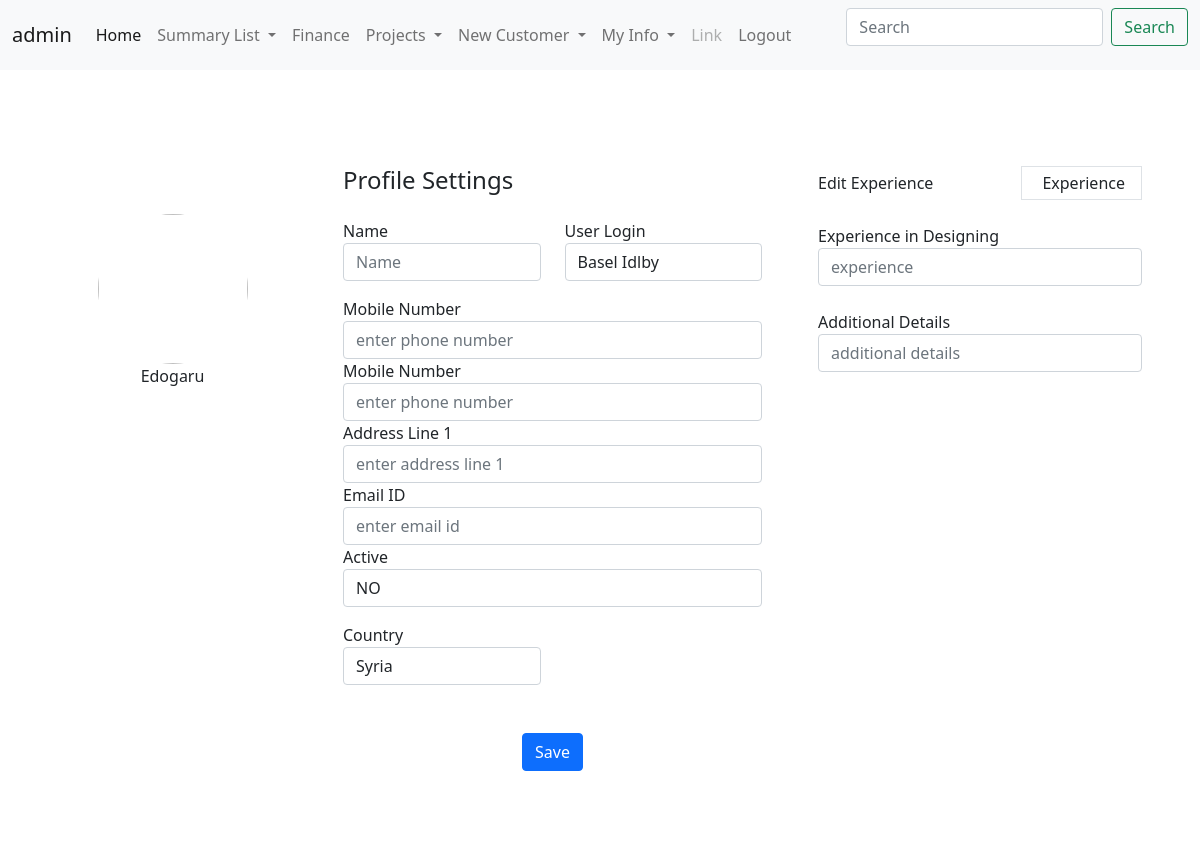
Before: /updateCustomerProfile/1 (signed in) with the older database file.
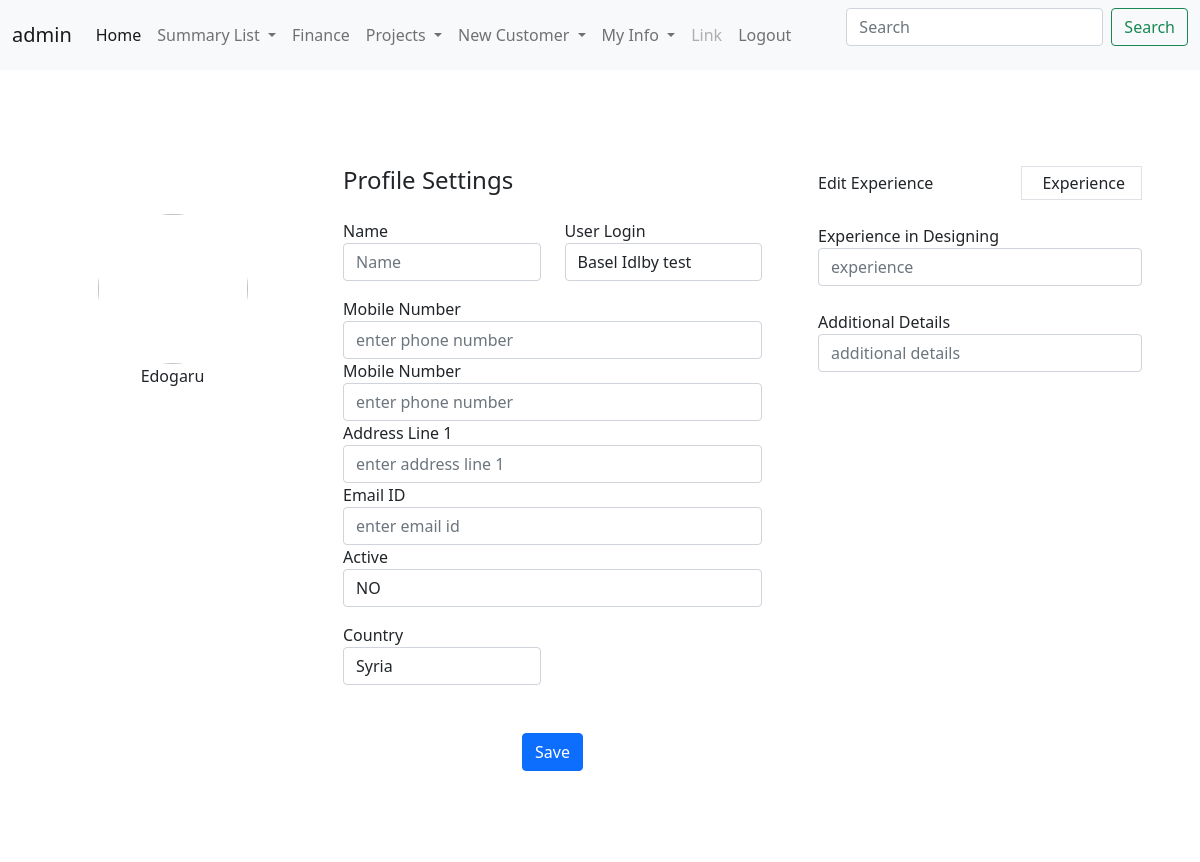
After: the same page with the newer database file.
### CRM/models.py (models this page shows, shortened)
class CustomerInfoModel(models.Model):
    customerId = models.AutoField(primary_key=True)
    customerName = models.CharField(max_length=100 , unique=True)
    country = models.ForeignKey(countryListModel,on_delete=models.DO_NOTHING)
    address = models.CharField(max_length=150)
    mobileNumber = models.IntegerField(unique=True)
    workNumber = models.IntegerField()
    email = models.EmailField(max_length=50 , unique=True)
    userLogin = models.OneToOneField(settings.AUTH_USER_MODEL,related_name="b" ,  on_delete=models.DO_NOTHING , null=True , blank=True )
    createdBy = models.ForeignKey(User, on_delete=models.DO_NOTHING)
    active = models.BooleanField(default=True)
    GA1 = models.CharField(max_length=100 , blank=True, null=True)
    GA2 = models.CharField(max_length=100 , blank=True, null=True)
    GA3 = models.CharField(max_length=100 , blank=True, null=True)
    GA4 = models.CharField(max_length=100 , blank=True, null=True)
    GB1 = models.BooleanField(default=False , blank=True, null=True)
    GB2 = models.BooleanField(default=False , blank=True, null=True)
    GB3 = models.BooleanField(default=False , blank=True, null=True)
    GB4 = models.BooleanField(default=False , blank=True, null=True)
    GD1 = models.DateField(blank=True, null=True)
    GD2 = models.DateField(blank=True, null=True)
    GD3 = models.DateField(blank=True, null=True)

### CRM/views.py (the view)
# urls.py: path('updateCustomerProfile/<int:pk>',views.updateCustomerProfile.as_view(),name='updateCustomerProfile'),
class updateCustomerProfile(LoginRequiredMixin,UpdateView):
    template_name = 'CRM/customerProfileUpdate.html'
    form_class = customerInfoForm
    model = CustomerInfoModel
    success_url = '/customerList'

### CRM/forms.py
class customerInfoForm(forms.ModelForm):
    class Meta:
        model = CustomerInfoModel
        fields = ('customerName','country','address','mobileNumber','workNumber','email','GD1','userLogin')
        GD1 = forms.DateField(widget=AdminDateWidget())
        widgets = {
            'customerName' : forms.TextInput(attrs={'class':'form-control'} ),
            'country' : forms.Select(attrs={'class':'form-control'} ),
            'address' : forms.TextInput(attrs={'class':'form-control'} ),
            'mobileNumber' : forms.NumberInput(attrs={'class':'form-control'} ),
            'workNumber' : forms.NumberInput(attrs={'class':'form-control'} ),
            'email' : forms.EmailInput(attrs={'class':'form-control'} ),
            'GD1' : forms.DateInput(format='%d/%m/%Y'),
            'userLogin' : forms.Select(attrs={'class':'form-control'})
        }
        labels = {
            'customerName' : 'Customer Name',
            'mobileNumber' : 'Mobile Number',
            'workNumber' : 'Work Number',
            'GD1' : 'Contact Date'
        }

### CRM/models.py (called while the page is built)
    def __str__(self) -> str:
        return f"{self.countryName}"

### CRM/templates/CRM/customerProfileUpdate.html (shortened to what this page needs)
{% include 'CRM/base.html' %}
{% include 'CRM/navbar.html' %}
{% block content %}
<div class="container rounded bg-white mt-5 mb-5">
    <div class="row">
        <div class="col-md-3 border-right">
            <div class="d-flex flex-column align-items-center text-center p-3 py-5"><img class="rounded-circle mt-5" width="150px" src="https://st3.depositphotos.com/15648834/17930/v/600/depositphotos_179308454-stock-illustration-unknown-person-silhouette-glasses-profile.jpg"><span class="font-weight-bold">Edogaru</span></div>
        </div>
        <div class="col-md-5 border-right">
            <div class="p-3 py-5">
                <div class="d-flex justify-content-between align-items-center mb-3">
                    <h4 class="text-right">Profile Settings</h4>
                </div>
                <form method="POST">
                <div class="row mt-2">
                    <div class="col-md-6"><label class="labels">Name</label><input type="text" class="form-control" placeholder="Name" value=""></div>
                    <div class="col-md-6"><label class="labels">User Login</label>{{ form.customerName }}</div>
                </div>
                <div class="row mt-3">
                    <div class="col-md-12"><label class="labels">Mobile Number</label><input type="text" class="form-control" placeholder="enter phone number" value="{{profile.mobileNumber}}"></div>
                    <div class="col-md-12"><label class="labels">Mobile Number</label><input type="text" class="form-control" placeholder="enter phone number" value="{{profile.workNumber}}"></div>
                    <div class="col-md-12"><label class="labels">Address Line 1</label><input type="text" class="form-control" placeholder="enter address line 1" value="{{profile.address}}"></div>
                    <div class="col-md-12"><label class="labels">Email ID</label><input type="text" class="form-control" placeholder="enter email id" value="{{profile.email}}"></div>
                    <div class="col-md-12"><label class="labels">Active</label><input type="text" class="form-control" placeholder="active" value= {% if profile.active == True %} "Yes" {% else %} "NO" {% endif %}></div>
                </div>
                <div class="row mt-3">
                    <div class="col-md-6"><label class="labels">Country</label>{{ form.country }}</div>
                </div>
                <div class="mt-5 text-center"><input class="btn btn-primary" type="submit" value="Save"></div>
            </form>
            </div>
        </div>
        <div class="col-md-4">
            <div class="p-3 py-5">
                <div class="d-flex justify-content-between align-items-center experience"><span>Edit Experience</span><span class="border px-3 p-1 add-experience">&nbsp;Experience</span></div><br>
                <div class="col-md-12"><label class="labels">Experience in Designing</label><input type="text" class="form-control" placeholder="experience" value=""></div> <br>
                <div class="col-md-12"><label class="labels">Additional Details</label><input type="text" class="form-control" placeholder="additional details" value=""></div>
            </div>
        </div>
    </div>
</div>
{% endblock %}

Changed rows visible on the page:
changed CustomerInfoModel "Syria": customerName "Basel Idlby" → "Basel Idlby test"
